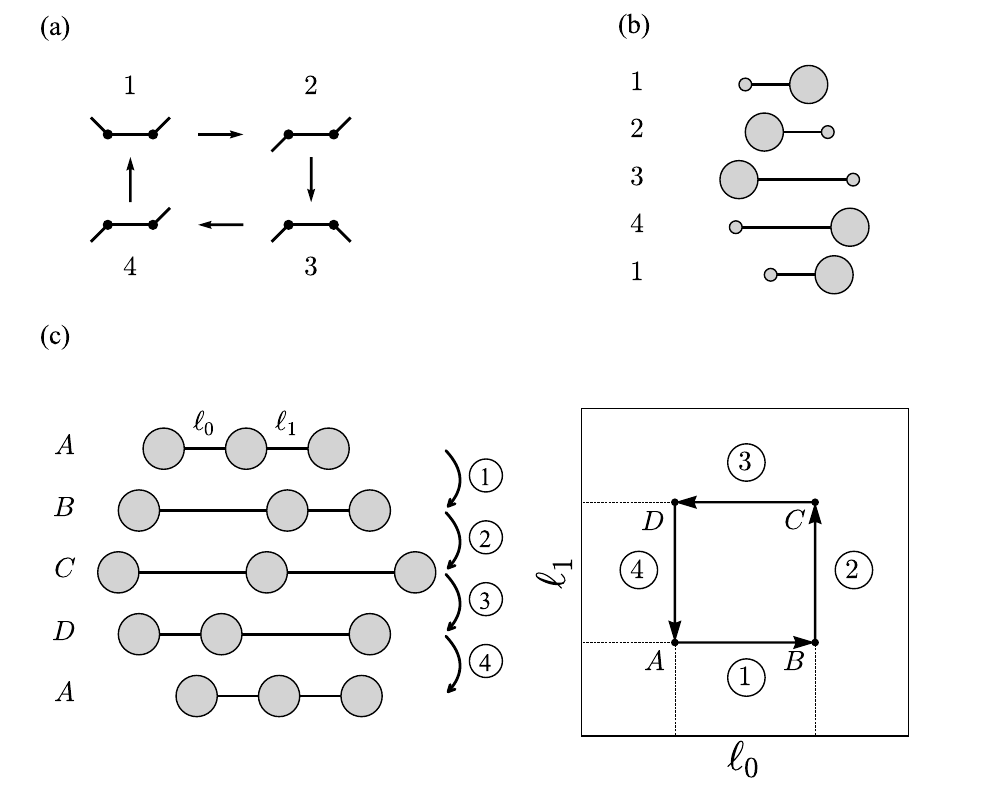

Here is the Python script that generated this plot:
#!/usr/bin/env python3

import numpy as np
import matplotlib.pyplot as plt
from matplotlib.gridspec import GridSpec, GridSpecFromSubplotSpec
plt.rcParams['font.family'] = 'Times New Roman'
plt.rcParams['mathtext.fontset'] = 'cm'
plt.rcParams['font.size'] = 12

from ng_swimmer_transition import drawNGSwimmerTransition
from pushmepullyou import drawPushMePullYou
from alt_octa import armSpaceSetting, drawSquare
from curved_swimmer import drawCurvedSwimmer

def main():
    fig = plt.figure(figsize=(10, 8))
    gsMaster = GridSpec(
            nrows=2,
            ncols=2,
            height_ratios=[1, 1],
            width_ratios=[1, 1],
            )
    gsMaster.update(left=0.04, right=0.98, bottom=0.08, top=0.98, wspace=0.0, hspace=0.2)
    gsUpper = GridSpecFromSubplotSpec(nrows=1, ncols=2, subplot_spec=gsMaster[0,:], wspace=0.6)
    ax0 = fig.add_subplot(gsUpper[0])
    ax1 = fig.add_subplot(gsUpper[1])
    drawCurvedSwimmer(ax0)
    drawPushMePullYou(ax1)
    ax0.set_title('(a)', loc='left', fontsize=20)
    ax1.set_title('(b)', loc='left', pad=15, fontsize=20)

    gsLower = GridSpecFromSubplotSpec(nrows=1, ncols=2, subplot_spec=gsMaster[1,:], wspace=0.0)
    ax2 = fig.add_subplot(gsLower[0])
    ax3 = fig.add_subplot(gsLower[1])
    ax2.set_title('(c)', loc='left', pad=50, fontsize=20)
    ax3.set_xlim(0.8, 1.5)
    ax3.set_ylim(0.8, 1.5)
    ax3.set_aspect('equal')
    ax3.tick_params(bottom=False,
            left=False,
            right=False,
            top=False)

    drawSquare(ax3)
    drawNGSwimmerTransition(ax2)
    plt.show()
    fig.savefig('prev_swimmer.pdf')



if __name__ == '__main__':
    main()
